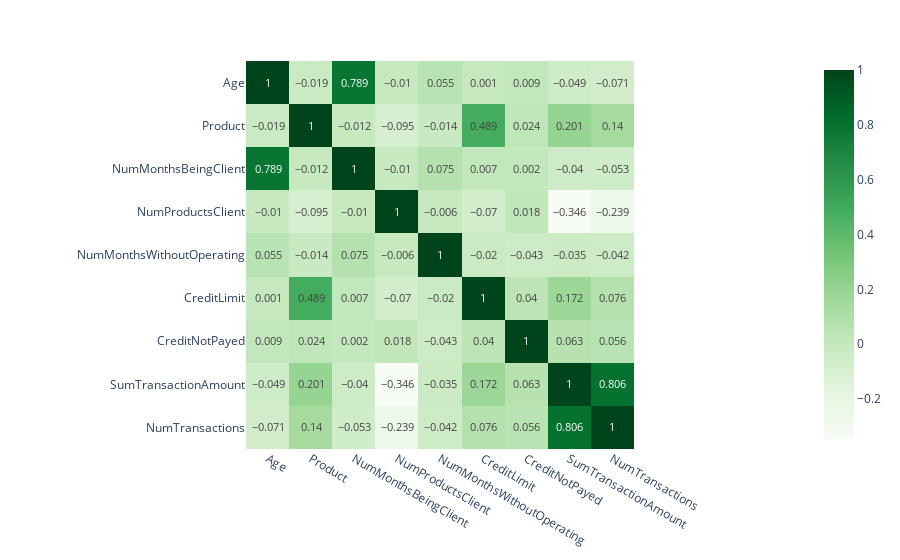

Source (notebook cell):
### Code cell
# 2b

corr_data = pac1.corr()
fig = px.imshow(round(pac1.corr(),3), text_auto = True, color_continuous_scale = 'greens')
fig.show()

### Figure 1 — Plotly figure (JSON) as saved in the notebook; plotly's stock layout.template omitted (floating-point values rounded to 4 significant figures)
{"data": [{"coloraxis": "coloraxis", "hovertemplate": "x: %{x}<br>y: %{y}<br>color: %{z}<extra></extra>", "name": "0", "texttemplate": "%{z}", "type": "heatmap", "x": ["Age", "Product", "NumMonthsBeingClient", "NumProductsClient", "NumMonthsWithoutOperating", "CreditLimit", "CreditNotPayed", "SumTransactionAmount", "NumTransactions"], "xaxis": "x", "y": ["Age", "Product", "NumMonthsBeingClient", "NumProductsClient", "NumMonthsWithoutOperating", "CreditLimit", "CreditNotPayed", "SumTransactionAmount", "NumTransactions"], "yaxis": "y", "z": [[1, -0.019, 0.789, -0.01, 0.055, 0.001, 0.009, -0.049, -0.071], [-0.019, 1, -0.012, -0.095, -0.014, 0.489, 0.024, 0.201, 0.14], [0.789, -0.012, 1, -0.01, 0.075, 0.007, 0.002, -0.04, -0.053], [-0.01, -0.095, -0.01, 1, -0.006, -0.07, 0.018, -0.346, -0.239], [0.055, -0.014, 0.075, -0.006, 1, -0.02, -0.043, -0.035, -0.042], [0.001, 0.489, 0.007, -0.07, -0.02, 1, 0.04, 0.172, 0.076], [0.009, 0.024, 0.002, 0.018, -0.043, 0.04, 1, 0.063, 0.056], [-0.049, 0.201, -0.04, -0.346, -0.035, 0.172, 0.063, 1, 0.806], [-0.071, 0.14, -0.053, -0.239, -0.042, 0.076, 0.056, 0.806, 1]]}], "layout": {"coloraxis": {"colorscale": [[0, "rgb(247,252,245)"], [0.125, "rgb(229,245,224)"], [0.25, "rgb(199,233,192)"], [0.375, "rgb(161,217,155)"], [0.5, "rgb(116,196,118)"], [0.625, "rgb(65,171,93)"], [0.75, "rgb(35,139,69)"], [0.875, "rgb(0,109,44)"], [1, "rgb(0,68,27)"]]}, "margin": {"t": 60}, "xaxis": {"anchor": "y", "constrain": "domain", "domain": [0, 1], "scaleanchor": "y"}, "yaxis": {"anchor": "x", "autorange": "reversed", "constrain": "domain", "domain": [0, 1]}}}
